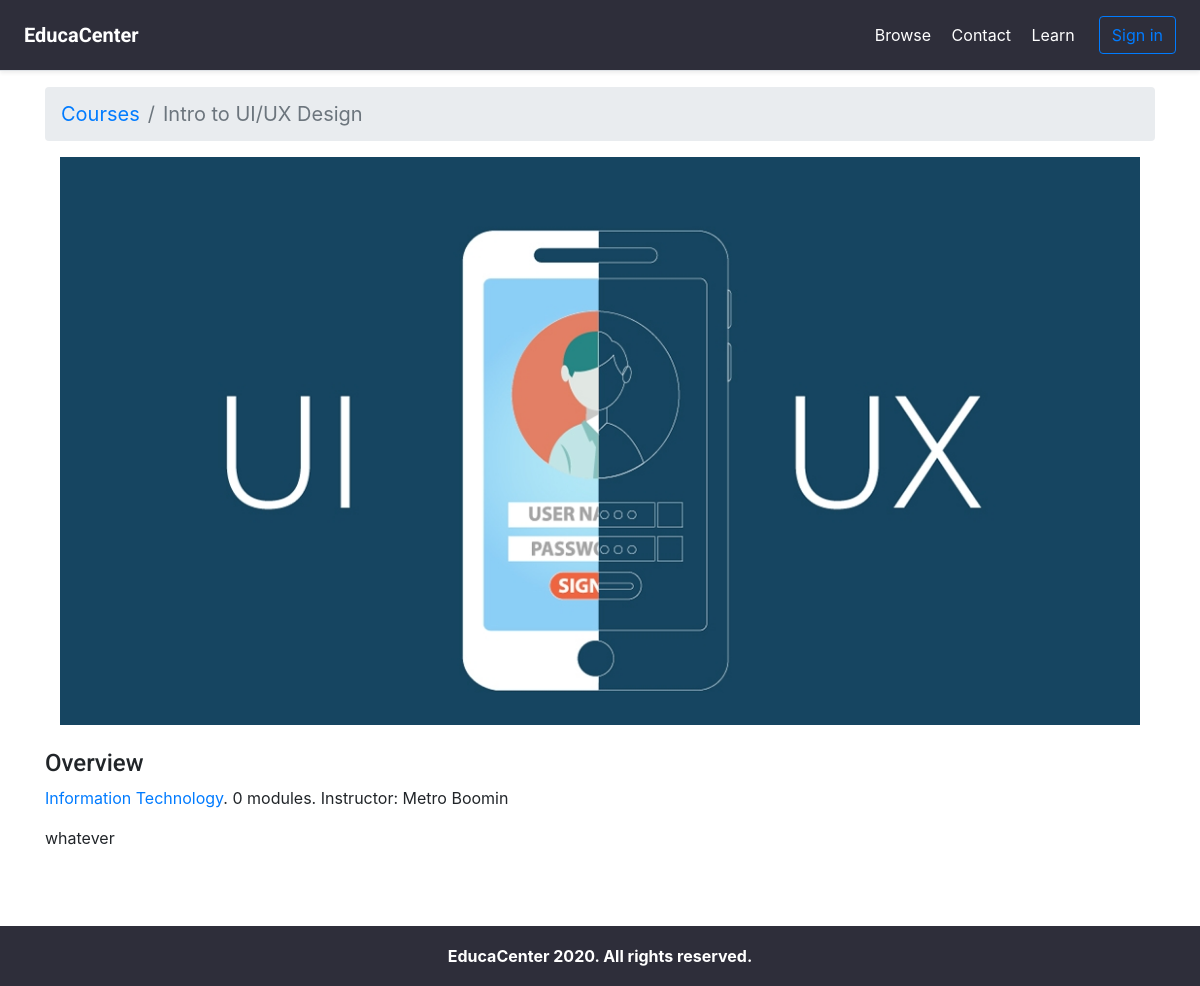
The page /courses/intro-to-uiux-design/ on the database its author committed.
### courses/models.py (models this page shows, shortened)
class Course(models.Model):
    owner = models.ForeignKey(User,related_name='courses_created',
                            on_delete=models.CASCADE)
    subject = models.ForeignKey(Subject,
                            related_name='courses',
                            on_delete=models.CASCADE)
    title = models.CharField(max_length=200)
    slug = models.SlugField(max_length=200, unique=True)
    instructor = models.ForeignKey(Instructor,
                            related_name='instructor',
                            on_delete=models.CASCADE,
                            blank=True)
    overview = models.TextField()
    image = models.FileField(upload_to="course_poster")
    created = models.DateTimeField(auto_now_add=True)
    students = models.ManyToManyField(User,
                                    related_name='courses_joined',
                                    blank=True)
    class Meta:
        ordering = ['-created']

class Subject(models.Model):
    title = models.CharField(max_length=200)
    slug = models.SlugField(max_length=200, unique=True)
    class Meta:
        ordering = ['title']

class Instructor(models.Model):
    name = models.CharField(max_length=200, blank=False)
    def __str__(self):
        return self.name

### courses/views.py (the view)
class CourseDetailView(DetailView):
    model = Course
    template_name = 'courses/course/detail.html'

### courses/templates/courses/course/detail.html (shortened to what this page needs)
{% extends "base.html" %}
{% block content %}
{% with subject=course.subject %}
<nav aria-label="breadcrumb">
  <ol class="breadcrumb"  style="font-size: 20px;">
    <li class="breadcrumb-item"><a href="{% url "course_list" %}">Courses</a></li>
    <li class="breadcrumb-item active" aria-current="page">{{ object.title }}</li>
  </ol>
</nav>
<div class="container">
<img src="{{ object.image.url }}" class="img-fluid" alt="Responsive image"/>
</div><br>
    <h4>Overview</h4>
    <p>
        <a href="{% url "course_list_subject" subject.slug %}">
            {{ subject.title }}</a>.
        {{ course.modules.count }} modules.
        Instructor: {{ course.instructor }}
    </p>
    {{ object.overview|linebreaks }}
{% endwith %}
{% endblock %}

### courses/static/css/base.css (style rules this page uses)
body { margin:0; font-family:'Roboto', sans-serif; font-weight:400; color:#333; padding-bottom: 120px; }
a { color:#3fad37; text-decoration:none; }
h1, h2, h3, h4, h5, h6 { font-family:'Roboto', sans-serif; font-weight:300; }

### rows shown on the page
Course: title "Intro to UI/UX Design", image (picture), modules.count "0", instructor "Metro Boomin", overview "whatever"
Subject: title "Information Technology"
